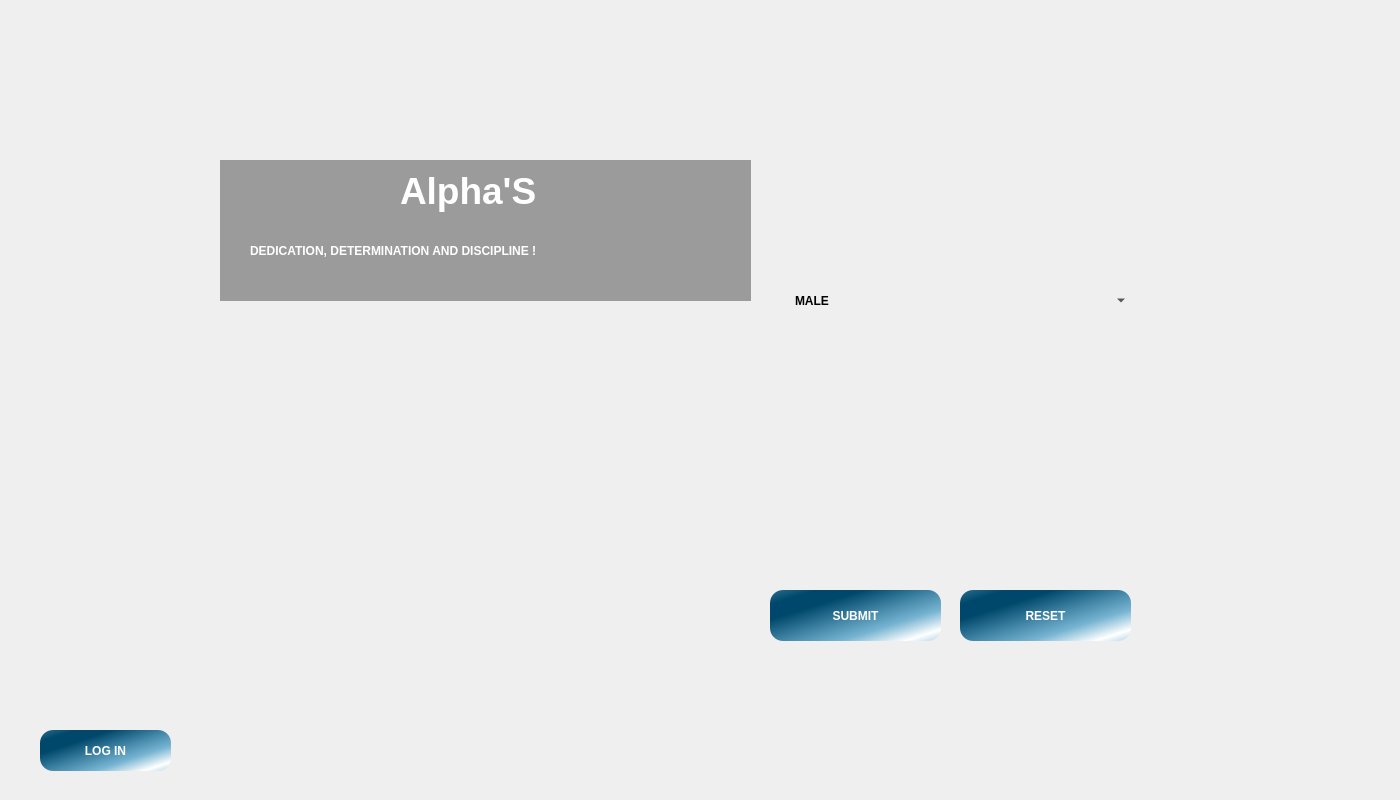
<?xml version="1.0" encoding="UTF-8"?>
<ui version="4.0">
 <class>LoginDialog</class>
 <widget class="QDialog" name="LoginDialog">
  <property name="geometry">
   <rect>
    <x>0</x>
    <y>0</y>
    <width>1400</width>
    <height>800</height>
   </rect>
  </property>
  <property name="windowTitle">
   <string>SIGN-IN SYSTEM</string>
  </property>
  <property name="windowIcon">
   <iconset resource="imagesrc.qrc">
    <normaloff>:/image/batman.png</normaloff>:/image/batman.png</iconset>
  </property>
  <property name="styleSheet">
   <string notr="true">#LoginDialog{
border-image: url(:/image/sent.PNG);
}</string>
  </property>
  <widget class="QPushButton" name="pushButton_3">
   <property name="geometry">
    <rect>
     <x>40</x>
     <y>730</y>
     <width>131</width>
     <height>41</height>
    </rect>
   </property>
   <property name="cursor">
    <cursorShape>PointingHandCursor</cursorShape>
   </property>
   <property name="styleSheet">
    <string notr="true">QPushButton{
border:none;
	border-bottom-color: rgb(255, 255, 255);
color:white;
	
	font: 14pt &quot;Arial&quot;;
font:bold;
border-radius : 13px;
	background-color: qlineargradient(spread:reflect, x1:0.213, y1:0.210409, x2:0.910112, y2:0.869, stop:0.106742 rgba(0, 72, 107, 255), stop:0.41573 rgba(61, 129, 162, 255), stop:0.719101 rgba(119, 180, 210, 255), stop:1 rgba(255, 255, 255, 255));
}
QPushButton:hover{
background-color: qlineargradient(spread:reflect, x1:0.213, y1:0.210409, x2:0.910112, y2:0.869, stop:0.106742 rgba(0, 72, 130, 220), stop:0.41573 rgba(61, 110, 180, 255), stop:0.719101 rgba(119, 200, 210, 255), stop:1 rgba(255, 215, 235, 225));
color:white;
border:none;
font:bold;
}</string>
   </property>
   <property name="text">
    <string>LOG IN</string>
   </property>
  </widget>
  <widget class="QLabel" name="label_8">
   <property name="geometry">
    <rect>
     <x>500</x>
     <y>730</y>
     <width>831</width>
     <height>51</height>
    </rect>
   </property>
   <property name="styleSheet">
    <string notr="true">QLabel{
	font: 75 12pt &quot;MS Shell Dlg 2&quot;;
   font:bold;
   color:white;
}</string>
   </property>
   <property name="text">
    <string/>
   </property>
  </widget>
  <widget class="QPushButton" name="pushButton_4">
   <property name="geometry">
    <rect>
     <x>40</x>
     <y>20</y>
     <width>81</width>
     <height>81</height>
    </rect>
   </property>
   <property name="cursor">
    <cursorShape>PointingHandCursor</cursorShape>
   </property>
   <property name="styleSheet">
    <string notr="true">border:2px solid transparent;</string>
   </property>
   <property name="text">
    <string/>
   </property>
  </widget>
  <widget class="QLineEdit" name="lineEdit">
   <property name="geometry">
    <rect>
     <x>790</x>
     <y>220</y>
     <width>341</width>
     <height>41</height>
    </rect>
   </property>
   <property name="styleSheet">
    <string notr="true">QLineEdit{
	border:2px solid transparent;
	font: 75 13pt &quot;Calibri&quot;;
font:bold;
background : transparent;
}</string>
   </property>
   <property name="text">
    <string/>
   </property>
  </widget>
  <widget class="QComboBox" name="comboBox">
   <property name="geometry">
    <rect>
     <x>790</x>
     <y>280</y>
     <width>341</width>
     <height>41</height>
    </rect>
   </property>
   <property name="styleSheet">
    <string notr="true">QComboBox{
	border:2px solid transparent;
	font: 75 13pt &quot;Calibri&quot;;
font:bold;
background : transparent;
}</string>
   </property>
   <item>
    <property name="text">
     <string>MALE</string>
    </property>
   </item>
   <item>
    <property name="text">
     <string>FEMALE</string>
    </property>
   </item>
   <item>
    <property name="text">
     <string>INTERSEX</string>
    </property>
   </item>
   <item>
    <property name="text">
     <string>TRANS</string>
    </property>
   </item>
   <item>
    <property name="text">
     <string>PERSONAL</string>
    </property>
   </item>
  </widget>
  <widget class="QLineEdit" name="lineEdit_2">
   <property name="geometry">
    <rect>
     <x>790</x>
     <y>350</y>
     <width>341</width>
     <height>41</height>
    </rect>
   </property>
   <property name="styleSheet">
    <string notr="true">QLineEdit{
	border:2px solid transparent;
	font: 75 13pt &quot;Calibri&quot;;
font:bold;
background : transparent;
}</string>
   </property>
   <property name="text">
    <string/>
   </property>
  </widget>
  <widget class="QLineEdit" name="lineEdit_4">
   <property name="geometry">
    <rect>
     <x>790</x>
     <y>420</y>
     <width>341</width>
     <height>41</height>
    </rect>
   </property>
   <property name="styleSheet">
    <string notr="true">QLineEdit{
	border:2px solid transparent;
	font: 75 13pt &quot;Calibri&quot;;
font:bold;
background : transparent;
}</string>
   </property>
   <property name="text">
    <string/>
   </property>
  </widget>
  <widget class="QLineEdit" name="lineEdit_5">
   <property name="geometry">
    <rect>
     <x>790</x>
     <y>490</y>
     <width>291</width>
     <height>41</height>
    </rect>
   </property>
   <property name="styleSheet">
    <string notr="true">QLineEdit{
	border:2px solid transparent;
	font: 75 13pt &quot;Calibri&quot;;
font:bold;
background : transparent;
}</string>
   </property>
   <property name="text">
    <string/>
   </property>
   <property name="echoMode">
    <enum>QLineEdit::Password</enum>
   </property>
  </widget>
  <widget class="QPushButton" name="pushButton_2">
   <property name="geometry">
    <rect>
     <x>960</x>
     <y>590</y>
     <width>171</width>
     <height>51</height>
    </rect>
   </property>
   <property name="cursor">
    <cursorShape>PointingHandCursor</cursorShape>
   </property>
   <property name="styleSheet">
    <string notr="true">QPushButton{
border:none;
	border-bottom-color: rgb(255, 255, 255);
color:white;
	
	font: 14pt &quot;Arial&quot;;
font:bold;
border-radius : 13px;
	background-color: qlineargradient(spread:reflect, x1:0.213, y1:0.210409, x2:0.910112, y2:0.869, stop:0.106742 rgba(0, 72, 107, 255), stop:0.41573 rgba(61, 129, 162, 255), stop:0.719101 rgba(119, 180, 210, 255), stop:1 rgba(255, 255, 255, 255));
}
QPushButton:hover{
background-color: qlineargradient(spread:reflect, x1:0.213, y1:0.210409, x2:0.910112, y2:0.869, stop:0.106742 rgba(0, 72, 130, 220), stop:0.41573 rgba(61, 110, 180, 255), stop:0.719101 rgba(119, 200, 210, 255), stop:1 rgba(255, 215, 235, 225));
color:white;
border:none;
font:bold;
}</string>
   </property>
   <property name="text">
    <string>RESET</string>
   </property>
  </widget>
  <widget class="QPushButton" name="pushButton">
   <property name="geometry">
    <rect>
     <x>770</x>
     <y>590</y>
     <width>171</width>
     <height>51</height>
    </rect>
   </property>
   <property name="cursor">
    <cursorShape>PointingHandCursor</cursorShape>
   </property>
   <property name="styleSheet">
    <string notr="true">QPushButton{
border:none;
	border-bottom-color: rgb(255, 255, 255);
color:white;
	
	font: 14pt &quot;Arial&quot;;
font:bold;
border-radius : 13px;
	background-color: qlineargradient(spread:reflect, x1:0.213, y1:0.210409, x2:0.910112, y2:0.869, stop:0.106742 rgba(0, 72, 107, 255), stop:0.41573 rgba(61, 129, 162, 255), stop:0.719101 rgba(119, 180, 210, 255), stop:1 rgba(255, 255, 255, 255));
}
QPushButton:hover{
background-color: qlineargradient(spread:reflect, x1:0.213, y1:0.210409, x2:0.910112, y2:0.869, stop:0.106742 rgba(0, 72, 130, 220), stop:0.41573 rgba(61, 110, 180, 255), stop:0.719101 rgba(119, 200, 210, 255), stop:1 rgba(255, 215, 235, 225));
color:white;
border:none;
font:bold;
}</string>
   </property>
   <property name="text">
    <string>SUBMIT</string>
   </property>
  </widget>
  <widget class="QPushButton" name="pushButton_5">
   <property name="geometry">
    <rect>
     <x>1180</x>
     <y>530</y>
     <width>61</width>
     <height>41</height>
    </rect>
   </property>
   <property name="cursor">
    <cursorShape>PointingHandCursor</cursorShape>
   </property>
   <property name="styleSheet">
    <string notr="true">border:none;
backround:transparent;</string>
   </property>
   <property name="text">
    <string/>
   </property>
  </widget>
  <widget class="QLabel" name="label">
   <property name="geometry">
    <rect>
     <x>210</x>
     <y>45</y>
     <width>551</width>
     <height>681</height>
    </rect>
   </property>
   <property name="styleSheet">
    <string notr="true">#label{
border-top-left-radius:100px;
border:15px solid transparent;
border-image: url(:/image/sent2.PNG);
}</string>
   </property>
   <property name="text">
    <string/>
   </property>
  </widget>
  <widget class="QLabel" name="label_2">
   <property name="geometry">
    <rect>
     <x>1080</x>
     <y>500</y>
     <width>61</width>
     <height>31</height>
    </rect>
   </property>
   <property name="styleSheet">
    <string notr="true">#label_2{
border:3px solid transparent;
border-image: url(:/image/eye.PNG);
}</string>
   </property>
   <property name="text">
    <string/>
   </property>
  </widget>
  <widget class="QPushButton" name="pushButton_6">
   <property name="geometry">
    <rect>
     <x>1080</x>
     <y>500</y>
     <width>61</width>
     <height>31</height>
    </rect>
   </property>
   <property name="cursor">
    <cursorShape>PointingHandCursor</cursorShape>
   </property>
   <property name="styleSheet">
    <string notr="true">border:none;
background:transparent;</string>
   </property>
   <property name="text">
    <string/>
   </property>
  </widget>
  <widget class="QLabel" name="label_3">
   <property name="geometry">
    <rect>
     <x>220</x>
     <y>160</y>
     <width>531</width>
     <height>141</height>
    </rect>
   </property>
   <property name="styleSheet">
    <string notr="true">background-color:rgba(0,0,0,90);
border:5px solid transparent;
</string>
   </property>
   <property name="text">
    <string/>
   </property>
  </widget>
  <widget class="QLabel" name="label_7">
   <property name="geometry">
    <rect>
     <x>400</x>
     <y>160</y>
     <width>341</width>
     <height>61</height>
    </rect>
   </property>
   <property name="font">
    <font>
     <pointsize>28</pointsize>
     <weight>75</weight>
     <bold>true</bold>
    </font>
   </property>
   <property name="styleSheet">
    <string notr="true">color:white;</string>
   </property>
   <property name="text">
    <string>Alpha'S</string>
   </property>
  </widget>
  <widget class="QLabel" name="label_9">
   <property name="geometry">
    <rect>
     <x>250</x>
     <y>220</y>
     <width>491</width>
     <height>61</height>
    </rect>
   </property>
   <property name="font">
    <font>
     <pointsize>9</pointsize>
     <weight>75</weight>
     <bold>true</bold>
    </font>
   </property>
   <property name="styleSheet">
    <string notr="true">color:white;</string>
   </property>
   <property name="text">
    <string>DEDICATION, DETERMINATION AND DISCIPLINE !</string>
   </property>
  </widget>
 </widget>
 <resources>
  <include location="imagesrc.qrc"/>
 </resources>
 <connections/>
</ui>
